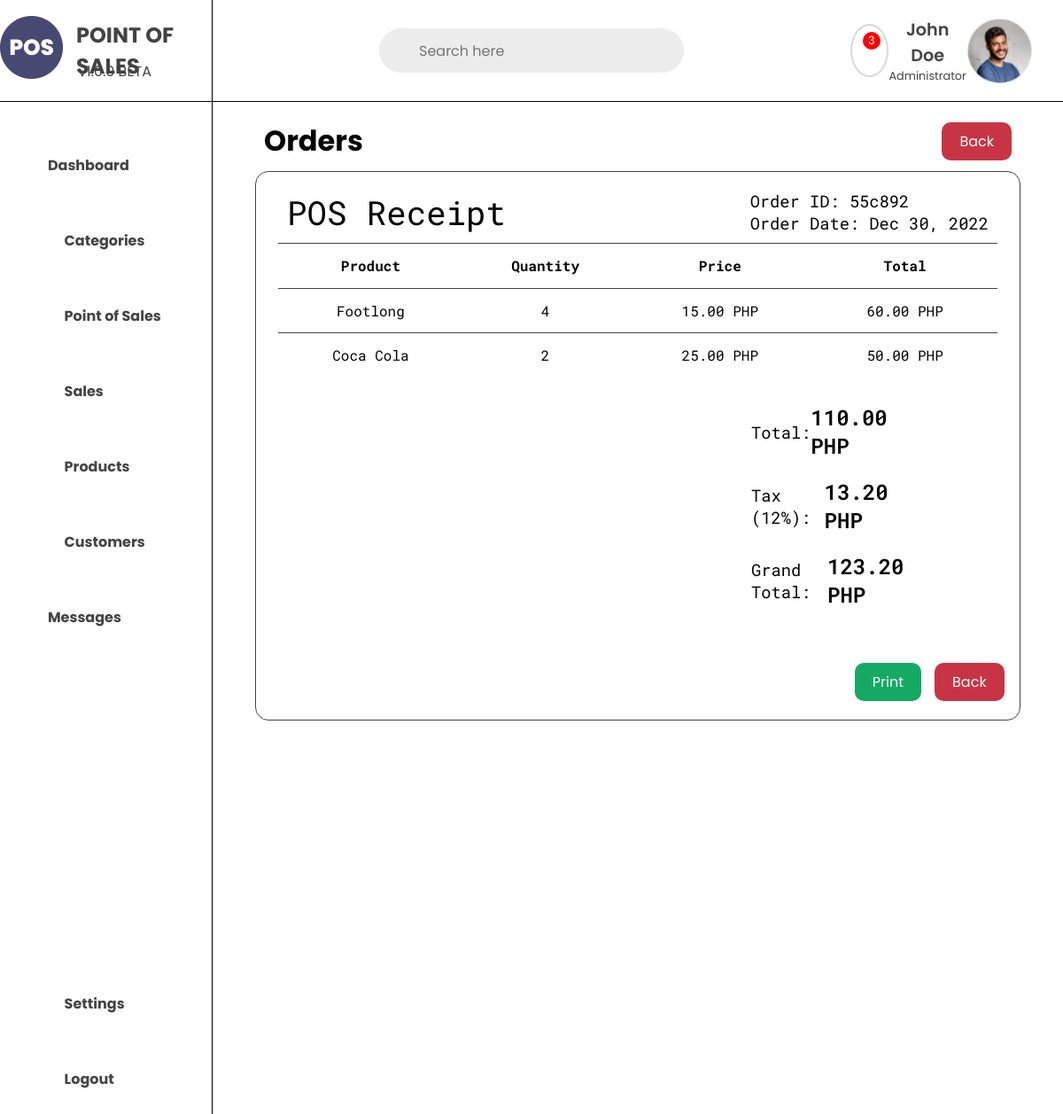
Page /mamgic-foodhub/sales/receipts/1 on the committed database.
### store/models.py (models this page shows, shortened)
class Order(models.Model):
    order_id = models.CharField(max_length=100)
    order_date = models.DateTimeField(blank=True,null=True)
    order_total = models.DecimalField(max_digits=10, decimal_places=2, null=True, blank=True)
    order_store = models.ForeignKey(Store, on_delete=models.CASCADE)
    order_completed = models.BooleanField(default=False)
    order_void = models.BooleanField(default=False)
    order_created = models.DateTimeField(blank=True,null=True)
    def __str__(self):
        return self.order_id + ' - ' + self.order_store.store_name

class OrderItem(models.Model):
    order_item_id = models.CharField(max_length=100)
    order_item_order = models.ForeignKey(Order, on_delete=models.CASCADE, null=True)
    order_item_product = models.ForeignKey(Product, on_delete=models.CASCADE)
    order_item_quantity = models.IntegerField()
    order_item_price = models.DecimalField(max_digits=10, decimal_places=2, null=True, blank=True)
    order_item_total = models.DecimalField(max_digits=10, decimal_places=2, null=True)
    order_item_created = models.DateTimeField(blank=True,null=True)

class Product(models.Model):
    product_name = models.CharField(max_length=100)
    product_slug = models.SlugField(max_length=100, unique=True, null=True, blank=True)
    product_description = models.TextField(max_length=1000, blank=True)
    product_price = models.DecimalField(max_digits=10, decimal_places=2, null=True, blank=True)
    product_image = models.ImageField(upload_to='product_images', blank=True)
    product_category = models.ForeignKey(Category, on_delete=models.CASCADE, null=True)
    product_store = models.ForeignKey(Store, on_delete=models.CASCADE)
    product_created = models.DateTimeField(blank=True,null=True)
    def __str__(self):
        return self.product_name

class Setting(models.Model):
    CURRENCY = [
        ('USD', 'USD'),
        ('EUR', 'EUR'),
        ('CNY', 'CNY'),
        ('JPY', 'JPY'),
        ('PHP', 'PHP'),
    ]
    setting_id = models.CharField(max_length=100)
    tax = models.DecimalField(max_digits=10, decimal_places=2, null=True, blank=True)
    currency = models.CharField(max_length=100, null=True, blank=True, choices=CURRENCY)
    setting_created = models.DateTimeField(blank=True,null=True)

### store/views.py (the view)
# urls.py: path('<slug:store_slug>/sales/receipts/<int:pk>', views.pos_getReceipt, name='pos_getReceipt'),
def pos_getReceipt(request, store_slug, pk):
    store = get_object_or_404(Store, store_slug=store_slug)
    transaction = get_object_or_404(Transaction, pk=pk)
    order = Order.objects.filter(order_store=store, order_completed=True)
    for ord in order:
        order_id = ord.order_id
    order_item = OrderItem.objects.filter(order_item_order=transaction.transaction_order, order_item_order__order_completed=True)
    settings = Setting.objects.all()
    print(transaction.transaction_order)
    for setting in settings:
        tax = setting.tax
        currencies = setting.currency
        tax = float(tax) / 100
    order_completed = False
    order_date = None
    order_id = None
    for orderItem in order_item:
        order_completed = orderItem.order_item_order.order_completed
        order_date = orderItem.order_item_order.order_date
        order_id = orderItem.order_item_order.order_id
        order_total = orderItem.order_item_order.order_total
    context = {
        'store': store,
        'transaction': transaction,
        'order_items': order_item,
        'order_completed': order_completed,
        'order_date': order_date,
        'order_id': order_id,
        'order_total': order_total,
        'tax': tax,
        'currencies': currencies
    }
    return render(request, 'includes/pos/pos_includes/receipt.html', context)

### store/templates/includes/pos/pos_includes/receipt.html (shortened to what this page needs)
{% extends "includes/pos/base_templates/pos_base.html" %}
{% load static %}
{% block css %}
<link rel="stylesheet" href="{% static 'css/includes/pos_orders.css' %}">
{% endblock %}
{% block content %}
{% include "navbar.html" %}
<div class="pos-orders-container">
    <div class="pos-orders-header">
        <h1>Orders</h1>
        <div class="back-btn">
            <a href="{% url 'pos_sales' store_slug=store.store_slug %}">Back</a>
        </div>
    </div>
    <div class="receipt-body">
        <div class="receipt-header">
            <div class="receipt-header-left">
                <h3>POS Receipt</h3>
            </div>
            <div class="receipt-header-right">
                <h3>Order ID: {{order_id}}</h3>
                <h3>Order Date: {{order_date | date:"M d, Y" }}</h3>
            </div>
        </div>
        <div class="receipt-body-section">
            <div class="r-table">
                <table>
                    <thead>
                        <tr>
                            <th>Product</th>
                            <th>Quantity</th>
                            <th>Price</th>
                            <th>Total</th>
                        </tr>
                    </thead>
                    {% for item in order_items %}
                    {% if order_completed == False %}
                    <tbody style="border: none !important;">
                        <tr>
                            <td colspan="5">
                                <p>There are no products ordered yet.</p>
                            </td>
                        </tr>
                    </tbody>
                    {% else %}
                    <tbody>
                        <tr>
                            <td>
                                {{ item.order_item_product }}
                            </td>
                            <td>
                                {{ item.order_item_quantity }}
                            </td>
                            <td>
                                {{ item.order_item_price }} {{currencies}}
                            </td>
                            <td>
                                {{ item.order_item_total }} {{currencies}}
                            </td>
                        </tr>
                    </tbody>
                    {% endif %}
                    {% endfor %}
                </table>
            </div>
            <div class="r-total">
                <div class="r-total_total">
                    <h3>Total:</h3>
                    {% if order_completed == False %}
                    <span>0 {{currencies}}</span>
                    {% else %}
                    <span>{{order_total}} {{currencies}}</span>
                    {% endif %}
                </div>
                <div class="r-total_tax">
                    <h3>Tax (12%):</h3>
                    <span id="r-tax"></span>
                </div>
                <div class="r-total_grandtotal">
                    <h3>Grand Total:</h3>
                    <span id="r-grand-total"></span>
                </div>
            </div>
            <div class="r-btns">
                <div class="r-main-btn">
                    <div class="r-btn-print">
                        <a href="#">Print</a>
                    </div>
                    <div class="r-btn-back">
                        <a href="{% url 'pos_sales' store_slug=store.store_slug %}">Back</a>
                    </div>
                </div>
            </div>
        </div>
    </div>
</div>
{% endblock %}

### store/static/css/includes/pos_orders.css (style rules this page uses)
.pos-orders-container { width: 90%; height: 100%; overflow: hidden; position: relative; display: flex; flex-direction: column; background-color: #fff; border-radius: 5px; padding: 0; margin: 10px auto; }
.pos-orders-header { display: flex; flex-direction: row; justify-content: space-between; align-items: center; padding: 10px; }
.back-btn { text-align: center; }
.back-btn a { text-decoration: none; color: #fff; background-color: #c73544; padding: 10px 20px; border-radius: 10px; }
.receipt-body { width: 100%; margin: 0 auto; padding: 10px 25px; border-radius: 15px; border: 1px solid #434343; }
.receipt-header { display: flex; flex-direction: row; justify-content: space-between; align-items: center; padding: 10px; border-bottom: 1px solid #434343; }
.receipt-header-left { font-size: 2rem; }
.receipt-header-left h3 { font-weight: 400; font-family: 'Roboto Mono', monospace; }
.receipt-header-right { font-size: 1rem; }
.receipt-header-right h3 { font-weight: 400; font-family: 'Roboto Mono', monospace; }
.receipt-body-section { width: 100%; }
.r-table { width: 100%; }
.r-table table { width: 100%; border-collapse: collapse; }
.r-table table thead tr { height: 50px; border-bottom: 1px solid #434343; text-align: center; font-size: 1rem; }
.r-table table thead tr th { font-weight: bold; font-family: 'Roboto Mono', monospace; }
.r-table table tbody tr { height: 50px; text-align: center; font-size: 1rem; border-top: 1px solid #434343; }
.r-table table tbody tr td { font-weight: 400; font-family: 'Roboto Mono', monospace; }
.r-total { width: 100%; display: flex; flex-direction: column; align-items: flex-end; padding: 20px 100px 50px 0px; }
.r-total_total { display: flex; flex-direction: row; width: 25%; justify-content: space-between; align-items: center; font-size: 1rem; font-weight: 400; padding: 10px 0px; }
.r-total_tax { width: 25%; justify-content: space-between; display: flex; flex-direction: row; align-items: center; font-size: 1rem; font-weight: 400; padding: 10px 0px; }
.r-total_grandtotal { width: 25%; justify-content: space-between; display: flex; flex-direction: row; align-items: center; font-size: 1rem; font-weight: 400; padding: 10px 0px; }
.r-total_total h3, .r-total_tax h3, .r-total_grandtotal h3 { font-weight: 400; font-family: 'Roboto Mono', monospace; }
.r-total_total span, .r-total_tax span, .r-total_grandtotal span { font-weight: 600; font-size: 1.5rem; font-family: 'Roboto Mono', monospace; }
.r-btns { width: 100%; display: flex; flex-direction: column; align-items: flex-end; padding: 0px 100px 10px 0px; }
.r-main-btn { width: 10%; display: flex; flex-direction: row; justify-content: space-between; align-items: center; padding: 10px; gap: 15px; }
.r-btn-print { text-align: center; }
.r-btn-back { text-align: center; }
.r-btn-print a { text-decoration: none; color: #fff; background-color: #14aa64; padding: 10px 20px; border-radius: 10px; }
.r-btn-back a { text-decoration: none; color: #fff; padding: 10px 20px; background-color: #c73544; border-radius: 10px; }

### store/static/css/base.css (style rules this page uses)
* { margin: 0; padding: 0; box-sizing: border-box; font-family: 'Poppins', sans-serif; }
body { position: relative; }

### rows in the picture
Order: order "55c892", order_date "Dec 30, 2022", order_total "110.00"
OrderItem: order_item_product "Footlong", order_item_quantity "4", order_item_price "15.00", order_item_total "60.00"
Setting: currency "PHP"
OrderItem: order_item_product "Coca Cola", order_item_quantity "2", order_item_price "25.00", order_item_total "50.00"
